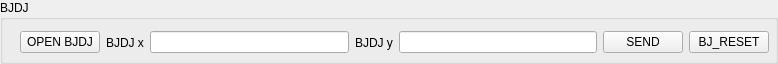
            <widget class="QGroupBox" name="groupBox_4">
             <property name="title">
              <string>BJDJ</string>
             </property>
             <widget class="QWidget" name="layoutWidget2">
              <property name="geometry">
               <rect>
                <x>20</x>
                <y>30</y>
                <width>749</width>
                <height>25</height>
               </rect>
              </property>
              <layout class="QHBoxLayout" name="horizontalLayout_37">
               <item>
                <widget class="QPushButton" name="BJ_open">
                 <property name="text">
                  <string>OPEN BJDJ</string>
                 </property>
                </widget>
               </item>
               <item>
                <widget class="QLabel" name="label_32">
                 <property name="text">
                  <string>BJDJ x</string>
                 </property>
                </widget>
               </item>
               <item>
                <widget class="QLineEdit" name="BJ_bianhao"/>
               </item>
               <item>
                <widget class="QLabel" name="label_44">
                 <property name="text">
                  <string>BJDJ y</string>
                 </property>
                </widget>
               </item>
               <item>
                <widget class="QLineEdit" name="BJ_fangxiang"/>
               </item>
               <item>
                <widget class="QPushButton" name="BJdianji_sent">
                 <property name="text">
                  <string>SEND</string>
                 </property>
                </widget>
               </item>
               <item>
                <widget class="QPushButton" name="BJ_RESET">
                 <property name="text">
                  <string>BJ_RESET</string>
                 </property>
                </widget>
               </item>
              </layout>
             </widget>
            </widget>
